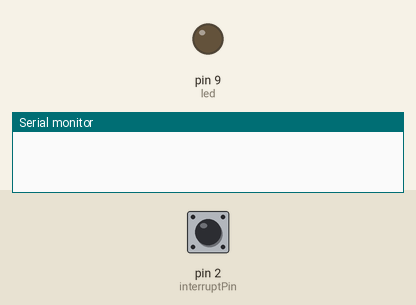
Simulated run of this sketch. Board: Arduino Uno, built with avr-gcc and run on an emulated ATmega328P. On the bench: output pins drawn as LEDs (lit = HIGH), the last lines printed to the serial monitor. Inputs (shaded band) come from the test bench; at power-on: pin 2 (interruptPin) HIGH.

Above: at 1.2 s.
1.3 s: pin 2 (interruptPin) pulled LOW for 0.15 s
At 1.7 s:
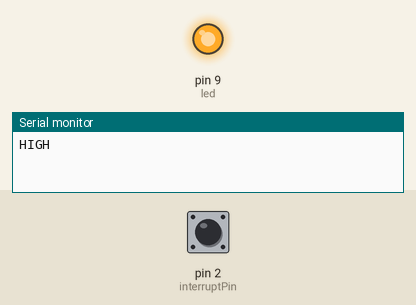
2.9 s: pin 2 (interruptPin) pulled LOW for 1 s
At 4.1 s:
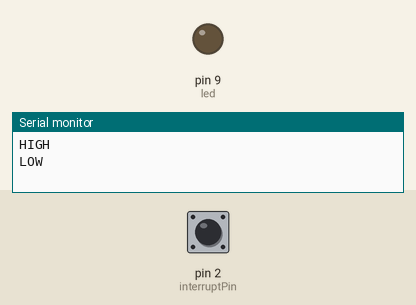
5.4 s: pin 2 (interruptPin) pulled LOW for 3.2 s
At 6.0 s:
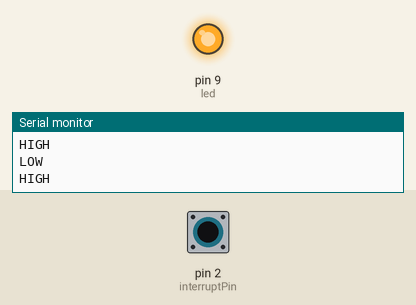
Timing chart, 0 to 8.4 s (numbered marks = the images above; inputs shaded):
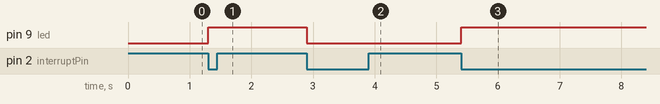

The sketch:

button.ino
```cpp
const int interruptPin = 2;
const int led = 9;
volatile int interruptCount = 0;
bool state = false;
unsigned long lasttime = 0;

void setup(){
  pinMode(interruptPin, INPUT_PULLUP);
  pinMode(led, OUTPUT);
  attachInterrupt(digitalPinToInterrupt(interruptPin), interruptFunction, FALLING);
  Serial.begin(115200);
}

void loop(){
  if (state == true){
    digitalWrite(led, HIGH);
  }
  else if (state == false){
    digitalWrite(led, LOW);
  }
}

void interruptFunction(){
  unsigned long interruptTime = millis();
  if (interruptTime - lasttime > 200){
    state = !state;
    lasttime = interruptTime;
  }

  if (state) {
    Serial.println("HIGH");
  }
  else {
    Serial.println("LOW");
  }
}
```

Measured:
- after the input at 1.3 s, pin 9 (led): LOW → HIGH at once
- after the input at 2.9 s, pin 9 (led): HIGH → LOW at once
- after the input at 5.4 s, pin 9 (led): LOW → HIGH at once
